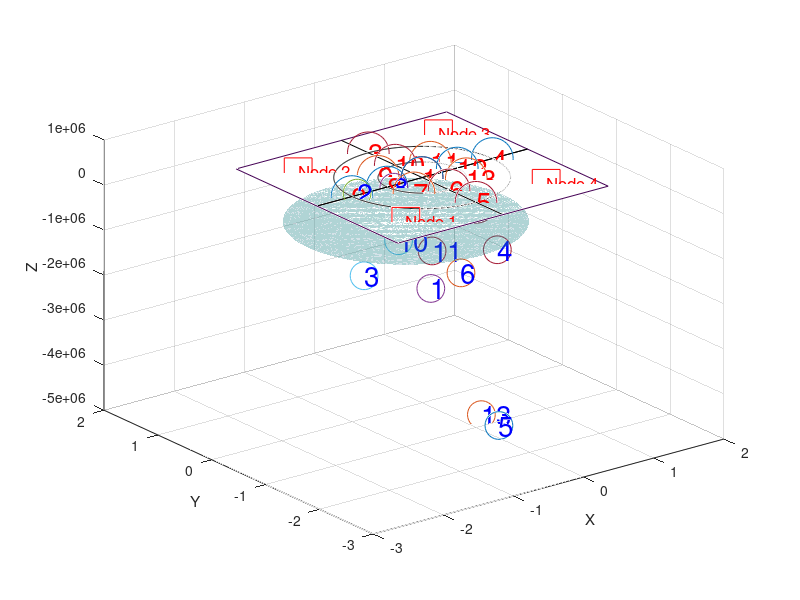

Source code (MATLAB):
clear all ; close all ; clc

markSize = 20;
lineWidth = 2;

X = [-1.5 1.5 ; -1.5 1.5];
Y = [-1.5 -1.5 ; 1.5 1.5];
Z = [0 0 ; 0 0];

P_X = [-1 -1 1 1];
P_Y = [-1 1 -1 1];
P_Z = [1.36 1.36 1.36 1.36];

r=0.5;
teta=-pi:0.01:pi;
x1=r*cos(teta);
y1=r*sin(teta);

r2=1;
teta=-pi:0.01:pi;
x2=r2*cos(teta);
y2=r2*sin(teta);

dec = 40;



%%%%%%%%%%%%%%%%%%%%%%%%%%%%%%%%%%%%%%%%%%%%%%%%%%%%%%%%%%%%%%%%%%%%%%%%%%%%%%%%%
%%%%%%%%%%%%%%%%%%%%%%%%%%%%%%%%%%%%%%%%%%%%%%%%%%%%%%%%%%%%%%%%%%%%%%%%%%%%%%%%%
%%%%%%%%%%%%%%%%%%%%%%%%%%%%%%%%%%%%%%%%%%%%%%%%%%%%%%%%%%%%%%%%%%%%%%%%%%%%%%%%%

ball_radious = 0.144;
x=1;y=2;z=3;

% Distances from each node
% Close to real
%n_dist = [1.820, 1.539, 2.488, 2.471, 1.510, 1.593, 1.473, 1.627, 1.914, 2.129, 2.209, 2.138, 1.837                    
%          1.847, 1.560, 1.507, 2.519, 2.522, 2.146, 1.927, 1.643, 1.478, 1.610, 1.919, 2.168, 2.225
%          1.765, 2.475, 1.514, 1.469, 2.396, 2.040, 2.157, 2.071, 1.831, 1.568, 1.427, 1.547, 1.836
%          1.839, 2.510, 2.499, 1.515, 1.532, 1.617, 1.870, 2.139, 2.223, 2.155, 1.877, 1.591, 1.488];

% Estimated
n_dist = [1.886, 1.248, 2.273, 2.333, 1.248, 1.641, 1.502, 1.611, 1.847, 2.061, 2.162, 2.162, 1.847                    
          1.927, 1.343, 1.198, 2.333, 2.396, 2.162, 1.970, 1.672, 1.528, 1.611, 1.886, 2.110, 2.273
          1.809, 2.333, 1.231, 1.182, 2.162, 2.014, 2.162, 2.110, 1.809, 1.583, 1.453, 1.528, 1.773
          1.886, 2.273, 2.396, 1.323, 1.182, 1.555, 1.773, 2.061, 2.110, 2.110, 1.886, 1.611, 1.528];
n_dist = n_dist + ball_radious;

% Each node's position
n = [-1.0000001 -0.9999999 1.3580001
     -0.9999999 1.00000002 1.3580000
      0.9999997 1.00000001 1.3579999
      0.9999999 -0.9999998 1.3580001];

% Test case
te=1;
ALL = [0 0 0];
A = [ 1,-2*n(1,x),-2*n(1,y),-2*n(1,z)
      1,-2*n(2,x),-2*n(2,y),-2*n(2,z)
      1,-2*n(3,x),-2*n(3,y),-2*n(3,z)
      1,-2*n(4,x),-2*n(4,y),-2*n(4,z)];

for t = 1:13
B = [n_dist(1,t)^2 - n(1,x)^2 - n(1,y)^2 - n(1,z)^2
    n_dist(2,t)^2 - n(2,x)^2 - n(2,y)^2 - n(2,z)^2
    n_dist(3,t)^2 - n(3,x)^2 - n(3,y)^2 - n(3,z)^2
    n_dist(4,t)^2 - n(4,x)^2 - n(4,y)^2 - n(4,z)^2];
 
T = A\B;
disp([num2str(t),')          ', num2str(T(1)), '           ', num2str(T(2)), '           ', num2str(T(3)), '           ', num2str(T(4))]);
disp([num2str(t),')          O:', num2str(T(1)), '           E:',num2str(T(2)^2 + T(3)^2 + T(4)^2) ]);
disp(' ');
R = [T(2) T(3) T(4)];
ALL = [ALL ; R];
end
%%%%%%%%%%%%%%%%%%%%%%%%%%%%%%%%%%%%%%%%%%%%%%%%%%%%%%%%%%%%%%%%%%%%%%%%%%%%%%%%%
%%%%%%%%%%%%%%%%%%%%%%%%%%%%%%%%%%%%%%%%%%%%%%%%%%%%%%%%%%%%%%%%%%%%%%%%%%%%%%%%%
%%%%%%%%%%%%%%%%%%%%%%%%%%%%%%%%%%%%%%%%%%%%%%%%%%%%%%%%%%%%%%%%%%%%%%%%%%%%%%%%%

figure(1)
surf(X, Y, Z,'FaceColor','white','edgecolor','none'); 
xlabel('X'); ylabel('Y'); zlabel('Z');
hold on;
stem3(P_X(1), P_Y(1), P_Z(1), 'MarkerSize', markSize, 'Color', 'blue','LineWidth',lineWidth, 'MarkerEdgeColor', 'red', 'Marker', 's');
hold on;
stem3(P_X(2), P_Y(2), P_Z(2), 'MarkerSize', markSize, 'Color', 'blue','LineWidth',lineWidth, 'MarkerEdgeColor', 'red', 'Marker', 's');
hold on;
stem3(P_X(3), P_Y(3), P_Z(3), 'MarkerSize', markSize, 'Color', 'blue','LineWidth',lineWidth, 'MarkerEdgeColor', 'red', 'Marker', 's');
hold on;
stem3(P_X(4), P_Y(4), P_Z(4), 'MarkerSize', markSize, 'Color', 'blue','LineWidth',lineWidth, 'MarkerEdgeColor', 'red', 'Marker', 's');
hold on; 
plot3(x1,y1,zeros(1,numel(x1)),'MarkerSize',30,'Color', 'black')
hold on; 
plot3(x2,y2,zeros(1,numel(x2)),'MarkerSize',30,'Color', 'black' )
hold on; 
stem([0 0 0 0 0],[-1 -0.5 0 0.5 1],'MarkerSize',30,'Color', 'black','LineStyle', 'none' ,'LineWidth',lineWidth )
hold on; 
stem([-1 -0.5 0 0.5 1],[0 0 0 0 0],'MarkerSize',30,'Color', 'black','LineStyle', 'none' ,'LineWidth',lineWidth )
hold on; 
stem3([r*sin(dec) -r*sin(dec) r*sin(dec) -r*sin(dec)],[r*cos(dec) r*cos(dec) -r*cos(dec) -r*cos(dec)], [0 0 0 0],'MarkerSize',30,'Color', 'black', 'LineStyle', 'none' ,'LineWidth',lineWidth)
hold on;
plot3([0 0], [-1.5 1.5], [0 0],'Color', 'k');
for t = 2:14
    height = ALL(t,3);%ALL(t,3);
hold on ; stem3(ALL(t,1), ALL(t,2), height,'MarkerSize',20,'Color', 'green','LineStyle', 'none' ,'LineWidth',5);
text(ALL(t,1), ALL(t,2), height+0.1, int2str(t-1), 'FontSize', 20, 'Color', 'b')
end
for t = 1:1
 location = 5;
 Rg = n_dist(t,location);
 [SX SY SZ] = sphere(128); 
 SX = SX * Rg; 
 SY = SY * Rg; 
 SZ = SZ * Rg; 
 h = surfl(SX + n(t,x),SY + n(t,y),SZ + n(t,z)); 
 if t == 1
    set(h, 'FaceAlpha', 0.2, 'FaceColor',[0 0 1]); 
 elseif t == 2
    set(h, 'FaceAlpha', 0.2, 'FaceColor',[1 0 0]); 
 elseif t == 3
    set(h, 'FaceAlpha', 0.2, 'FaceColor',[0 1 0]); 
 else
    set(h, 'FaceAlpha', 0.2, 'FaceColor',[1 0 1]); 
 end
 shading interp
end

text(0, 0, 0.1, '1', 'FontSize', 20, 'Color', 'r')
text(-1, 0, 0.1, '2', 'FontSize', 20, 'Color', 'r')
text(0, 1, 0.1, '3', 'FontSize', 20, 'Color', 'r')
text(1, 0, 0.1, '4', 'FontSize', 20, 'Color', 'r')
text(0, -1, 0.1, '5', 'FontSize', 20, 'Color', 'r')
text(0, -0.5, 0.1, '6', 'FontSize', 20, 'Color', 'r')
text(-r*sin(dec), r*cos(dec), 0.1, '7', 'FontSize', 20, 'Color', 'r')
text(-0.5, 0, 0.1, '8', 'FontSize', 20, 'Color', 'r')
text(-r*sin(dec), -r*cos(dec), 0.1, '9', 'FontSize', 20, 'Color', 'r')
text(0, 0.5, 0.1, '10', 'FontSize', 20, 'Color', 'r')
text(r*sin(dec),  -r*cos(dec), 0.1, '11', 'FontSize', 20, 'Color', 'r')
text(0.5, 0, 0.1, '12', 'FontSize', 20, 'Color', 'r')
text(r*sin(dec), r*cos(dec), 0.1, '13', 'FontSize', 20, 'Color', 'r')

text(-1, -1, 0.1, 'Node 1', 'FontSize', 12, 'Color', 'r')
text(-1, 1, 0.1, 'Node 2', 'FontSize', 12, 'Color', 'r')
text(1, 1, 0.1, 'Node 3', 'FontSize', 12, 'Color', 'r')
text(1, -1, 0.1, 'Node 4', 'FontSize', 12, 'Color', 'r')




